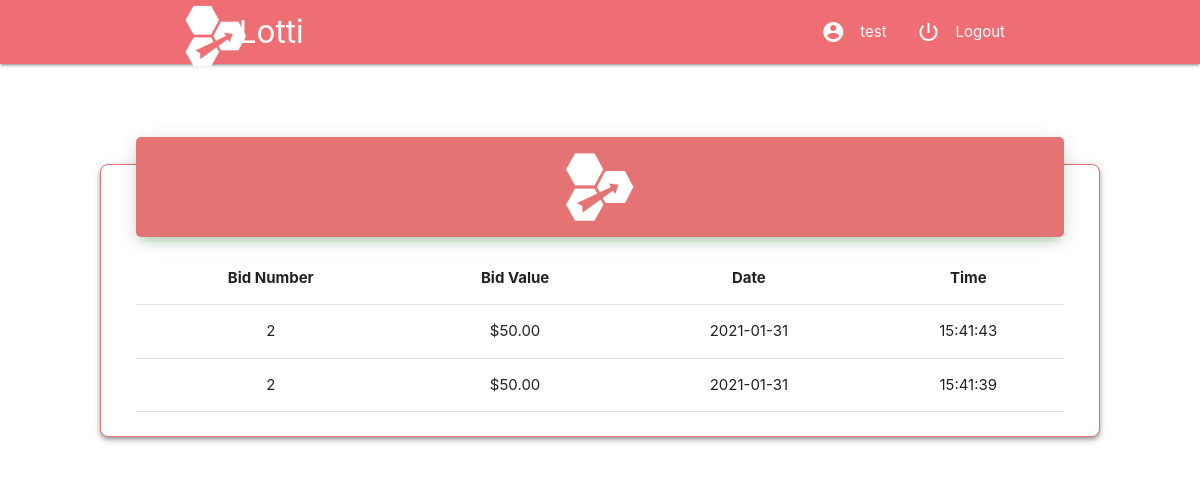
Screenshot of /user_bids.php (signed in) with the database file from the repository.
### tables this page shows
CREATE TABLE `bids` (
  `id` int(255) NOT NULL,
  `users_id` int(255) NOT NULL,
  `user_email` varchar(255) NOT NULL,
  `bid_number` int(255) NOT NULL,
  `number_bid_value` double(10,2) NOT NULL,
  `date` date NOT NULL,
  `timestamp_` time NOT NULL
);

### user_bids.php (the view, shortened to what this page needs)
<!DOCTYPE html>
<html lang="en">
<head>
    <?php
    include_once 'partial/head.php';
    ?>
</head>
<body>
    <?php
    include_once 'partial/header.php';
    ?>
    <div class="row main_row">
        <div class="card z-depth-2 cards " style="border-radius: 8px; border: 1px solid #e57373;">
            <div class="card-content ">
                <div class="row" style="margin-bottom: 0px;">
                    <div class="col s12 m12 l12 " style=" margin-top: -4em;">
                        <div class="card" style="  background-color: #e57373; padding: 10px;   box-shadow: 0 4px 20px 0px rgba(0, 0, 0, 0.14), 0 7px 10px -5px rgba(76, 175, 80, 0.4);    border-radius: 5px;">
                            <div class="card-image cneter-align">
                                <p style="text-align: center;">
                                   <a href="user_dash.php"> <img class="responsive-image" src="img/logo.png" style=" width: 100%; margin-bottom: 0px; height:10vh;  object-fit:contain;  "></a>
                                </p>
                            </div>
                        </div>
                    </div>
                    <div class="col s12 m12 l12 ">
                        <table class="responsive-table highlight centered">
                            <thead>
                                <tr>
                                    <th>Bid Number</th>
                                    <th>Bid Value</th>
                                    <th>Date</th>
                                    <th>Time</th>
                                </tr>
                            </thead>
                            <tbody>
                                <?php
                                if (isset($_SESSION['username'])) {
                                    $id = $_SESSION['id'];
                                }
                                $sql = "SELECT * FROM bids WHERE users_id='$id' order by id desc;";
                                $result = mysqli_query($con, $sql);
                                $resultch = mysqli_num_rows($result);
                                if ($resultch < 1) {
                                } else {
                                    while ($row = mysqli_fetch_assoc($result)) {
                                ?>
                                        <tr>
                                            <td><?php echo  $row['bid_number']; ?></td>
                                            <td><?php echo "$" . $row['number_bid_value']; ?></td>
                                            <td><?php echo  $row['date']; ?></td>
                                            <td><?php echo  $row['timestamp_']; ?></td>
                                        </tr>
                                <?php
                                    }
                                }
                                ?>
                            </tbody>
                        </table>
                    </div>
                </div>
            </div>
        </div>
    </div>
</body>
</html>

### user_bids.php (style rules this page uses)
.main_row { margin: 100px; }

### rows the page displays
bids: bid_number "2", number_bid_value "50.00", date "2021-01-31", timestamp_ "15:41:43"
bids: bid_number "2", number_bid_value "50.00", date "2021-01-31", timestamp_ "15:41:39"

### other values shown
$_SESSION['username'] "test"
